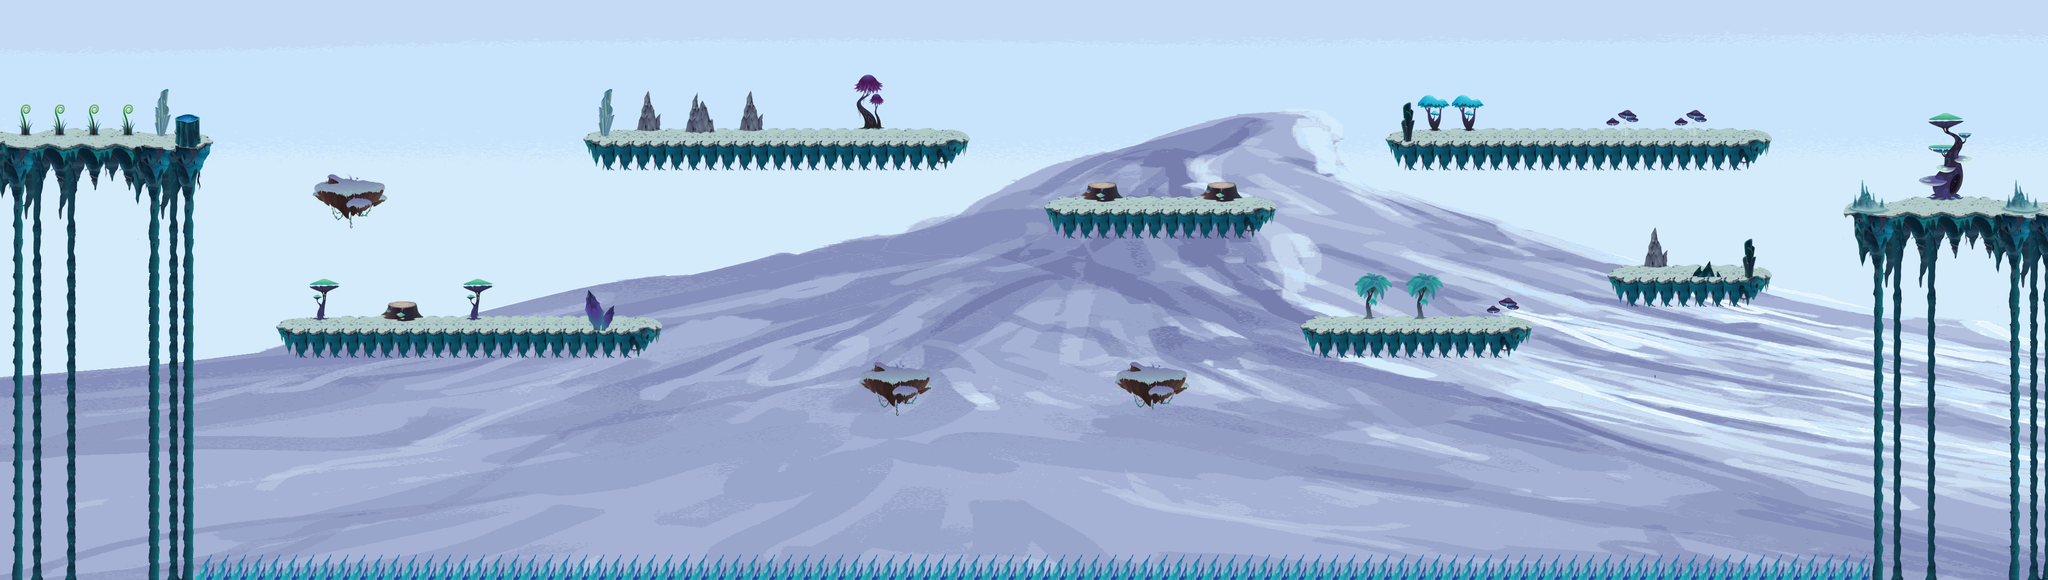

This is a level from a 2D game, rendered from its Tiled map with the project's own tilesets. A one-line summary and the map file follow, with tile-layer data summarised:
An orthogonal 120x34 tile map with 32x32 px tiles, 3 tile layers (Spike, Foreground, Objekte), 1 image layer and 81 objects (59x CoinEntity, 13x Ground, 5x EnemyEntity, mainPlayer, game.LevelEntity, ...).

<map version="1.0" orientation="orthogonal" renderorder="left-up" width="120" height="34" tilewidth="32" tileheight="32" nextobjectid="456">
 <tileset firstgid="1" name="glitch" tilewidth="32" tileheight="32">
  <image source="../img/map/glitch.png" width="1024" height="672" />
 </tileset>
 <imagelayer name="Parallax_layer1">
  <image source="../img/background/snow.png" />
 </imagelayer>
 <layer name="Spike" width="120" height="34">
  <data>[4080 cells, 198 non-empty, 4 distinct tile ids]</data>
 </layer>
 <layer name="Foreground" width="120" height="34">
  <data>[4080 cells, 1195 non-empty, 173 distinct tile ids]</data>
 </layer>
 <layer name="Objekte" width="120" height="34">
  <data>[4080 cells, 188 non-empty, 111 distinct tile ids]</data>
 </layer>
 <objectgroup name="Object">
  <properties>
   <property name="duration" value="300" />
   <property name="fade" value="#300000" />
  </properties>
  <object id="3" name="mainPlayer" x="0" y="191" width="32" height="64">
   <properties>
    <property name="image" value="gripe_run_right" />
    <property name="spritewidth" value="64" />
   </properties>
  </object>
  <object id="5" name="game.LevelEntity" x="3799" y="-2266" width="39" height="1e+06">
   <properties>
    <property name="duration" value="300" />
    <property name="fade" value="#009900" />
    <property name="to" value="4" />
   </properties>
  </object>
  <object id="13" name="ScrollEntity" x="2142" y="650" width="32" height="32">
   <properties>
    <property name="image" value="spinning_scrolls" />
    <property name="scrollIndex" value="54" />
    <property name="spritewidth" value="32" />
    <property name="type" value="enchantment" />
   </properties>
  </object>
  <object id="19" name="SpikeEntity" x="363" y="1041.33" width="3148" height="48" />
  <object id="183" name="CoinEntity" x="638" y="314" width="32" height="32">
   <properties>
    <property name="image" value="spinning_coin_gold" />
    <property name="spritewidth" value="32" />
   </properties>
  </object>
  <object id="241" name="CoinEntity" x="1664" y="667" width="32" height="32">
   <properties>
    <property name="image" value="spinning_coin_gold" />
    <property name="spritewidth" value="32" />
   </properties>
  </object>
  <object id="246" name="CoinEntity" x="1049" y="146" width="32" height="32">
   <properties>
    <property name="image" value="spinning_coin_gold" />
    <property name="spritewidth" value="32" />
   </properties>
  </object>
  <object id="304" name="CoinEntity" x="3419" y="332" width="32" height="32">
   <properties>
    <property name="image" value="spinning_coin_gold" />
    <property name="spritewidth" value="32" />
   </properties>
  </object>
  <object id="376" name="CoinEntity" x="2984" y="430" width="32" height="32">
   <properties>
    <property name="image" value="spinning_coin_gold" />
    <property name="spritewidth" value="32" />
   </properties>
  </object>
  <object id="383" name="CoinEntity" x="1510" y="32" width="32" height="32">
   <properties>
    <property name="image" value="spinning_coin_gold" />
    <property name="spritewidth" value="32" />
   </properties>
  </object>
  <object id="384" name="CoinEntity" x="1373" y="77" width="32" height="32">
   <properties>
    <property name="image" value="spinning_coin_gold" />
    <property name="spritewidth" value="32" />
   </properties>
  </object>
  <object id="385" name="CoinEntity" x="1373" y="31" width="32" height="32">
   <properties>
    <property name="image" value="spinning_coin_gold" />
    <property name="spritewidth" value="32" />
   </properties>
  </object>
  <object id="386" name="CoinEntity" x="1420" y="32" width="32" height="32">
   <properties>
    <property name="image" value="spinning_coin_gold" />
    <property name="spritewidth" value="32" />
   </properties>
  </object>
  <object id="387" name="CoinEntity" x="1466" y="32" width="32" height="32">
   <properties>
    <property name="image" value="spinning_coin_gold" />
    <property name="spritewidth" value="32" />
   </properties>
  </object>
  <object id="388" name="CoinEntity" x="1374" y="118" width="32" height="32">
   <properties>
    <property name="image" value="spinning_coin_gold" />
    <property name="spritewidth" value="32" />
   </properties>
  </object>
  <object id="389" name="CoinEntity" x="1416" y="117" width="32" height="32">
   <properties>
    <property name="image" value="spinning_coin_gold" />
    <property name="spritewidth" value="32" />
   </properties>
  </object>
  <object id="390" name="CoinEntity" x="1459" y="118" width="32" height="32">
   <properties>
    <property name="image" value="spinning_coin_gold" />
    <property name="spritewidth" value="32" />
   </properties>
  </object>
  <object id="391" name="CoinEntity" x="1507" y="116" width="32" height="32">
   <properties>
    <property name="image" value="spinning_coin_gold" />
    <property name="spritewidth" value="32" />
   </properties>
  </object>
  <object id="392" name="CoinEntity" x="1507" y="167" width="32" height="32">
   <properties>
    <property name="image" value="spinning_coin_gold" />
    <property name="spritewidth" value="32" />
   </properties>
  </object>
  <object id="393" name="CoinEntity" x="1507" y="220" width="32" height="32">
   <properties>
    <property name="image" value="spinning_coin_gold" />
    <property name="spritewidth" value="32" />
   </properties>
  </object>
  <object id="394" name="CoinEntity" x="1461" y="220" width="32" height="32">
   <properties>
    <property name="image" value="spinning_coin_gold" />
    <property name="spritewidth" value="32" />
   </properties>
  </object>
  <object id="395" name="CoinEntity" x="1413" y="220" width="32" height="32">
   <properties>
    <property name="image" value="spinning_coin_gold" />
    <property name="spritewidth" value="32" />
   </properties>
  </object>
  <object id="396" name="CoinEntity" x="1371" y="221" width="32" height="32">
   <properties>
    <property name="image" value="spinning_coin_gold" />
    <property name="spritewidth" value="32" />
   </properties>
  </object>
  <object id="406" name="CoinEntity" x="2083" y="180" width="32" height="32">
   <properties>
    <property name="image" value="spinning_coin_gold" />
    <property name="spritewidth" value="32" />
   </properties>
  </object>
  <object id="407" name="CoinEntity" x="2083" y="134" width="32" height="32">
   <properties>
    <property name="image" value="spinning_coin_gold" />
    <property name="spritewidth" value="32" />
   </properties>
  </object>
  <object id="408" name="CoinEntity" x="2084" y="224" width="32" height="32">
   <properties>
    <property name="image" value="spinning_coin_gold" />
    <property name="spritewidth" value="32" />
   </properties>
  </object>
  <object id="409" name="CoinEntity" x="2085" y="271" width="32" height="32">
   <properties>
    <property name="image" value="spinning_coin_gold" />
    <property name="spritewidth" value="32" />
   </properties>
  </object>
  <object id="410" name="CoinEntity" x="2131" y="270" width="32" height="32">
   <properties>
    <property name="image" value="spinning_coin_gold" />
    <property name="spritewidth" value="32" />
   </properties>
  </object>
  <object id="411" name="CoinEntity" x="2173" y="269" width="32" height="32">
   <properties>
    <property name="image" value="spinning_coin_gold" />
    <property name="spritewidth" value="32" />
   </properties>
  </object>
  </objectgroup>
 <objectgroup name="EnemyEntities">
  <!-- 5 objects omitted --></objectgroup>
 <objectgroup name="collision">
  <!-- 13 objects omitted --></objectgroup>
</map>
<!-- 52 of 81 objects omitted -->
